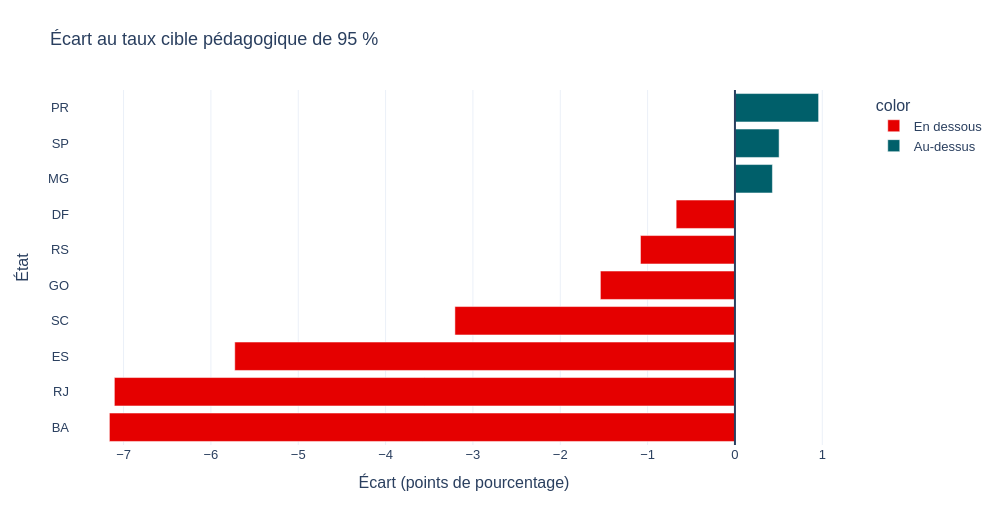

The notebook cell saved with this chart:
### Markdown cell above
### <b><div style='padding:15px;background-color:#d8dcd6;color:#030aa7;font-size:120%;text-align: left'>Plotly</div></b>

### Code cell
ID_GRAPHIQUE = '06_03'
BIBLIOTHEQUE = 'plotly'
fig=px.bar(a,x='ecart',y='state',orientation='h',color=np.where(a.ecart.ge(0),'Au-dessus','En dessous'),color_discrete_map={'Au-dessus':palette[3],'En dessous':palette[1]},hover_data=['n','taux'],labels={'ecart':'Écart (points de pourcentage)','state':'État'})
fig.add_vline(x=0);montrer_plotly(fig,'Écart au taux cible pédagogique de 95 %')

### Figure 1 — Plotly figure (JSON) as saved in the notebook; plotly's stock layout.template omitted (floating-point values rounded to 4 significant figures)
{"data": [{"customdata": [[3256.0, 87.84], [12350.0, 87.89], [1995.0, 89.27], [3546.0, 91.79], [1957.0, 93.46], [5344.0, 93.92], [2080.0, 94.33]], "hovertemplate": "color=En dessous<br>Écart (points de pourcentage)=%{x}<br>État=%{y}<br>n=%{customdata[0]}<br>taux=%{customdata[1]}<extra></extra>", "legendgroup": "En dessous", "marker": {"color": "#e50000", "pattern": {"shape": ""}}, "name": "En dessous", "orientation": "h", "showlegend": true, "textposition": "auto", "type": "bar", "x": [-7.162, -7.105, -5.727, -3.206, -1.541, -1.082, -0.6731], "xaxis": "x", "y": ["BA", "RJ", "ES", "SC", "GO", "RS", "DF"], "yaxis": "y"}, {"customdata": [[11350.0, 95.43], [40490.0, 95.51], [4923.0, 95.96]], "hovertemplate": "color=Au-dessus<br>Écart (points de pourcentage)=%{x}<br>État=%{y}<br>n=%{customdata[0]}<br>taux=%{customdata[1]}<extra></extra>", "legendgroup": "Au-dessus", "marker": {"color": "#005f6a", "pattern": {"shape": ""}}, "name": "Au-dessus", "orientation": "h", "showlegend": true, "textposition": "auto", "type": "bar", "x": [0.4289, 0.5055, 0.9577], "xaxis": "x", "y": ["MG", "SP", "PR"], "yaxis": "y"}], "layout": {"barmode": "relative", "font": {"family": "Arial", "size": 13}, "height": 520, "legend": {"title": {"text": "color"}, "tracegroupgap": 0}, "margin": {"b": 75, "l": 70, "r": 45, "t": 90}, "shapes": [{"type": "line", "x0": 0, "x1": 0, "xref": "x", "y0": 0, "y1": 1, "yref": "y domain"}], "title": {"text": "Écart au taux cible pédagogique de 95 %"}, "width": 1000, "xaxis": {"anchor": "y", "domain": [0, 1], "title": {"text": "Écart (points de pourcentage)"}}, "yaxis": {"anchor": "x", "domain": [0, 1], "title": {"text": "État"}}}}
